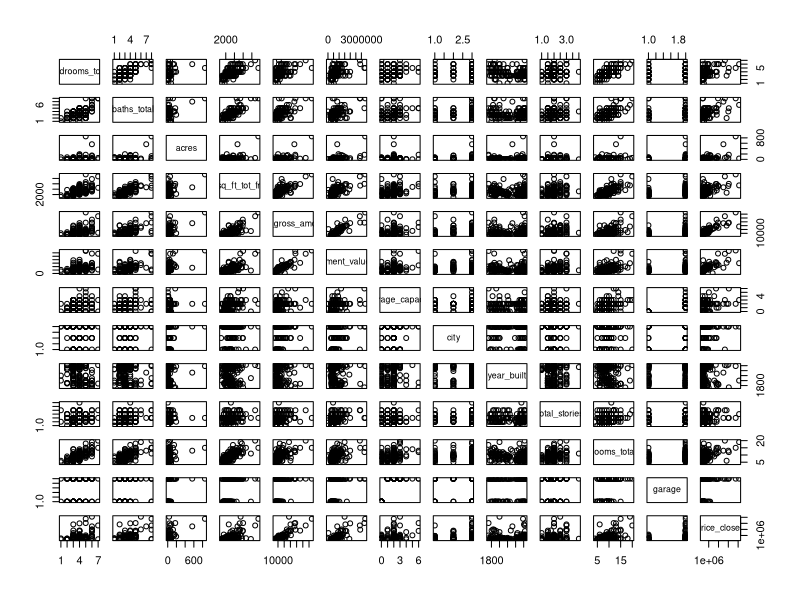
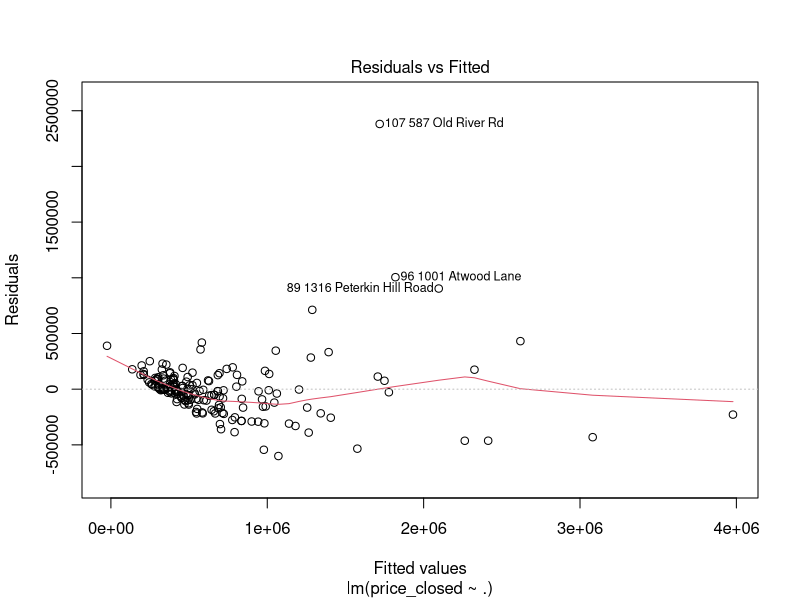
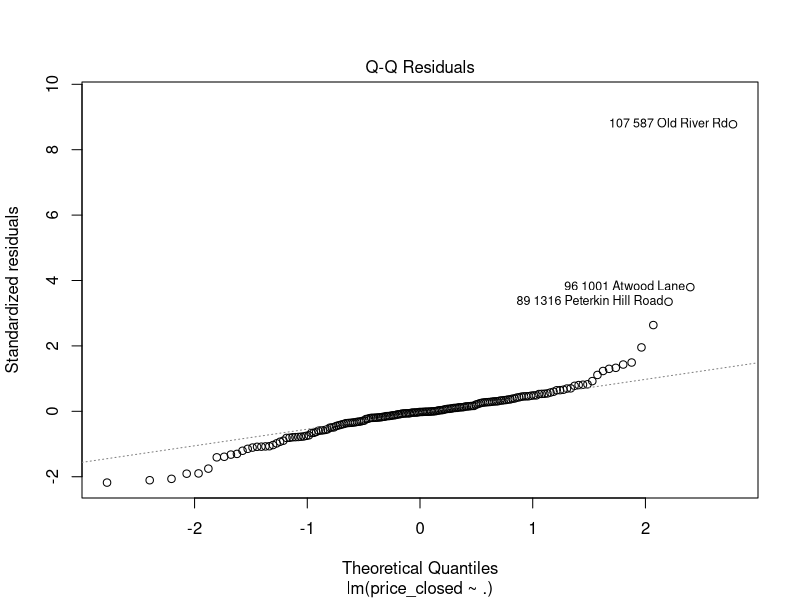
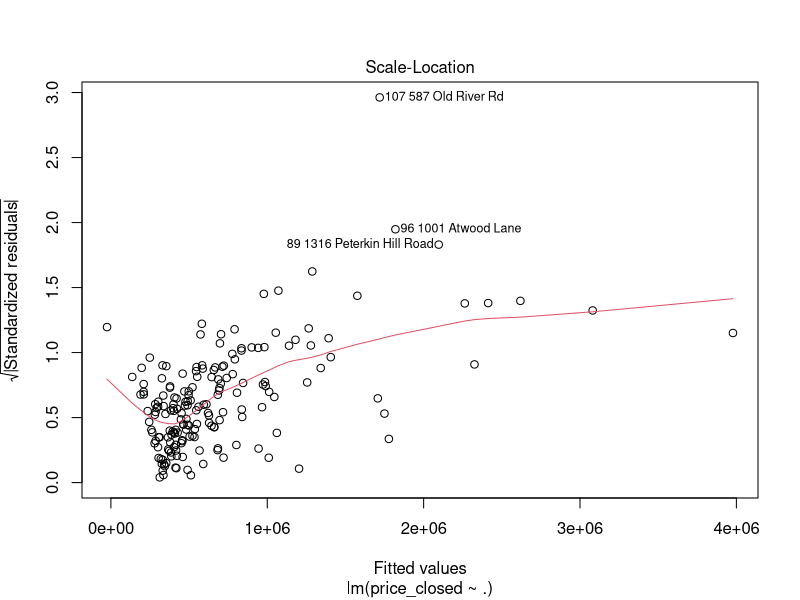
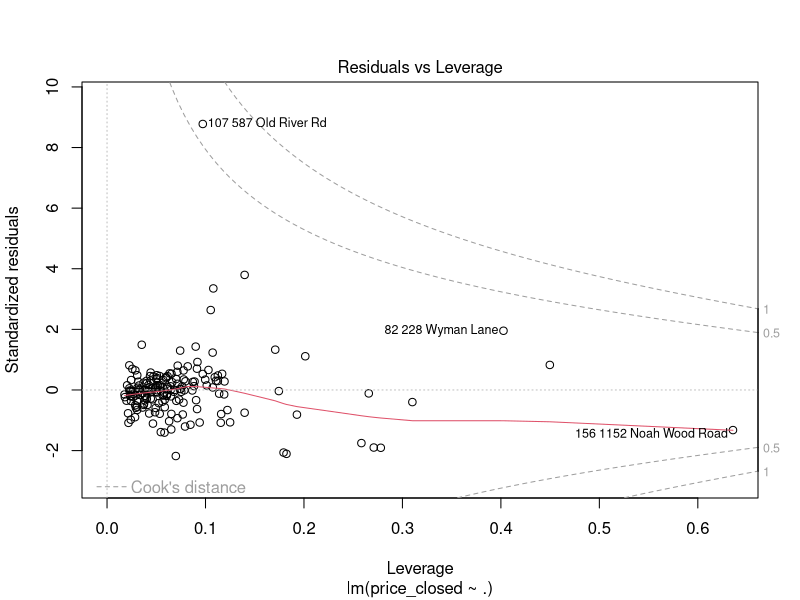

Generate these figures, in order, with R:
## ---- chunk 1
train = read.csv("train.csv", stringsAsFactors = FALSE)
test = read.csv("test.csv")
validate = read.csv("validate.csv", stringsAsFactors = FALSE)
estate = rbind(train, validate)
str(estate)
## ---- chunk 2
# give the dataset row names, based on id, address
rownames(estate) = paste(estate$id, estate$address)
## ---- chunk 3
# keep 
estate2 = subset(estate, select = c("bedrooms_total", "baths_total", "acres", "sq_ft_tot_fn", "tax_gross_amount", "assessment_value_town", "garage_capacity", "city", "year_built", "total_stories", "rooms_total", "garage", "price_closed"))
## ---- chunk 4
# remove missing data, which is stored as "?"
estate2 = subset(estate2, estate2$year_built != "?")
estate2 = subset(estate2, estate2$acres != "?")
estate2 = subset(estate2, estate2$tax_gross_amount != "?")
estate2 = subset(estate2, estate2$assessment_value_town != "?")
## ---- chunk 5
estate2$city = as.factor(estate2$city)
estate2$garage = as.factor(estate2$garage)
## ---- chunk 6
str(estate2)
## ---- chunk 7
mod = lm(price_closed ~ ., data = estate2)
summary(mod)
## ---- chunk 8
plot(estate2)
## ---- chunk 9
plot(mod)
